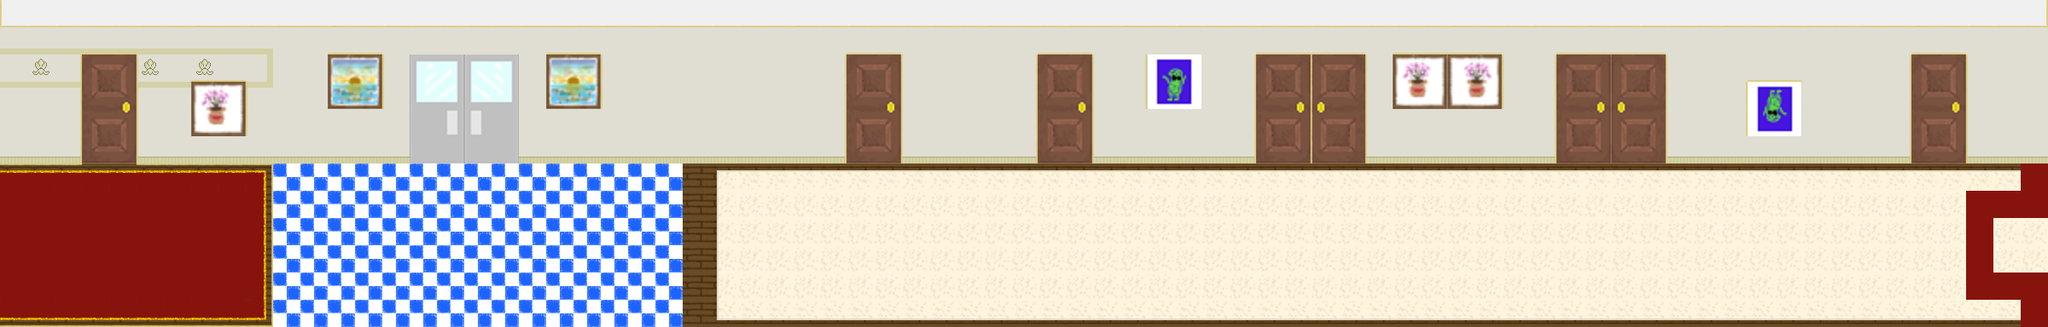

This is a level from a 2D game, rendered from its Tiled map with the project's own tilesets. A one-line summary and the map file follow, with tile-layer data summarised:
An orthogonal 75x12 tile map with 32x32 px tiles, 2 tile layers (Tile Layer 1, Tile Layer 2), 3 tilesets and 57 objects.

<map version="1.0" orientation="orthogonal" renderorder="right-down" width="75" height="12" tilewidth="32" tileheight="32" nextobjectid="258">
 <tileset firstgid="1" name="FLOOR THINGS " tilewidth="32" tileheight="32" tilecount="784" columns="28">
  <image source="combined tiles.png" width="900" height="900" />
 </tileset>
 <tileset firstgid="785" name="TO THE WINDOW -- TO THE WALL" tilewidth="32" tileheight="32" tilecount="16" columns="4">
  <image source="combined walls.png" width="128" height="128" />
  <terraintypes>
   <terrain name="New Terrain" tile="-1" />
  </terraintypes>
 </tileset>
 <tileset firstgid="801" name="EXTRA" tilewidth="32" tileheight="32" tilecount="1419" columns="43">
  <image source="combined extra.png" width="1388" height="1082" />
 </tileset>
 <layer name="Tile Layer 1" width="75" height="12">
  <data>[900 cells, 900 non-empty, 37 distinct tile ids]</data>
 </layer>
 <layer name="Tile Layer 2" width="75" height="12">
  <data>[900 cells, 541 non-empty, 30 distinct tile ids]</data>
 </layer>
 <objectgroup color="#00aa00" name="end">
  <object id="184" x="2366" y="287">
   <ellipse />
  </object>
 </objectgroup>
 <objectgroup name="streetbound">
  <object id="142" x="-1" y="193">
   <polyline points="0,0 0,188 2400,189 2400,-3 2,-2" />
  </object>
 </objectgroup>
 <objectgroup color="#ff0000" name="fire">
  <object id="186" x="540" y="66">
   <ellipse />
  </object>
  <object id="187" x="400" y="204">
   <ellipse />
  </object>
  <object id="188" x="352" y="246">
   <ellipse />
  </object>
  <object id="189" x="420" y="278">
   <ellipse />
  </object>
  <object id="190" x="368" y="310">
   <ellipse />
  </object>
  <object id="191" x="414" y="344">
   <ellipse />
  </object>
  <object id="192" x="776" y="198">
   <ellipse />
  </object>
  <object id="193" x="736" y="214">
   <ellipse />
  </object>
  <object id="195" x="776" y="246">
   <ellipse />
  </object>
  <object id="196" x="746" y="266">
   <ellipse />
  </object>
  <object id="197" x="782" y="294">
   <ellipse />
  </object>
  <object id="198" x="758" y="316">
   <ellipse />
  </object>
  <object id="199" x="774" y="352">
   <ellipse />
  </object>
  <object id="247" x="1978" y="228">
   <ellipse />
  </object>
  <object id="248" x="2244" y="232">
   <ellipse />
  </object>
  <object id="249" x="2106" y="330">
   <ellipse />
  </object>
  <object id="250" x="1490" y="278">
   <ellipse />
  </object>
  <object id="251" x="1636" y="334">
   <ellipse />
  </object>
  <object id="252" x="1252" y="354">
   <ellipse />
  </object>
  <object id="253" x="1100" y="276">
   <ellipse />
  </object>
  <object id="254" x="1344" y="204">
   <ellipse />
  </object>
  <object id="255" x="1340" y="268">
   <ellipse />
  </object>
  <object id="256" x="1338" y="336">
   <ellipse />
  </object>
  <object id="257" x="1014" y="338">
   <ellipse />
  </object>
 </objectgroup>
 <objectgroup color="#ffaa00" name="debris">
  <object id="200" x="178" y="234">
   <ellipse />
  </object>
  <object id="205" x="178" y="302">
   <ellipse />
  </object>
  <object id="206" x="272" y="262">
   <ellipse />
  </object>
  <object id="207" x="272" y="320">
   <ellipse />
  </object>
  <object id="208" x="524" y="244">
   <ellipse />
  </object>
  <object id="209" x="654" y="244">
   <ellipse />
  </object>
  <object id="210" x="586" y="316">
   <ellipse />
  </object>
  <object id="211" x="1040" y="226">
   <ellipse />
  </object>
  <object id="216" x="1128" y="226">
   <ellipse />
  </object>
  <object id="217" x="1218" y="230">
   <ellipse />
  </object>
  <object id="218" x="1288" y="230">
   <ellipse />
  </object>
  <object id="221" x="1168" y="286">
   <ellipse />
  </object>
  <object id="222" x="1144" y="350">
   <ellipse />
  </object>
  <object id="224" x="1070" y="318">
   <ellipse />
  </object>
  <object id="225" x="1438" y="220">
   <ellipse />
  </object>
  <object id="226" x="1528" y="220">
   <ellipse />
  </object>
  <object id="227" x="1598" y="224">
   <ellipse />
  </object>
  <object id="228" x="1672" y="220">
   <ellipse />
  </object>
  <object id="229" x="1568" y="272">
   <ellipse />
  </object>
  <object id="230" x="1540" y="338">
   <ellipse />
  </object>
  <object id="231" x="1438" y="312">
   <ellipse />
  </object>
  <object id="232" x="1918" y="288">
   <ellipse />
  </object>
  <object id="233" x="1988" y="322">
   <ellipse />
  </object>
  <object id="234" x="2054" y="348">
   <ellipse />
  </object>
  <object id="235" x="2154" y="350">
   <ellipse />
  </object>
  <object id="236" x="2232" y="314">
   <ellipse />
  </object>
  <object id="237" x="2286" y="264">
   <ellipse />
  </object>
  <object id="238" x="2062" y="214">
   <ellipse />
  </object>
  <object id="239" x="2066" y="272">
   <ellipse />
  </object>
  <object id="245" x="2146" y="210">
   <ellipse />
  </object>
  <object id="246" x="2146" y="276">
   <ellipse />
  </object>
 </objectgroup>
</map>
